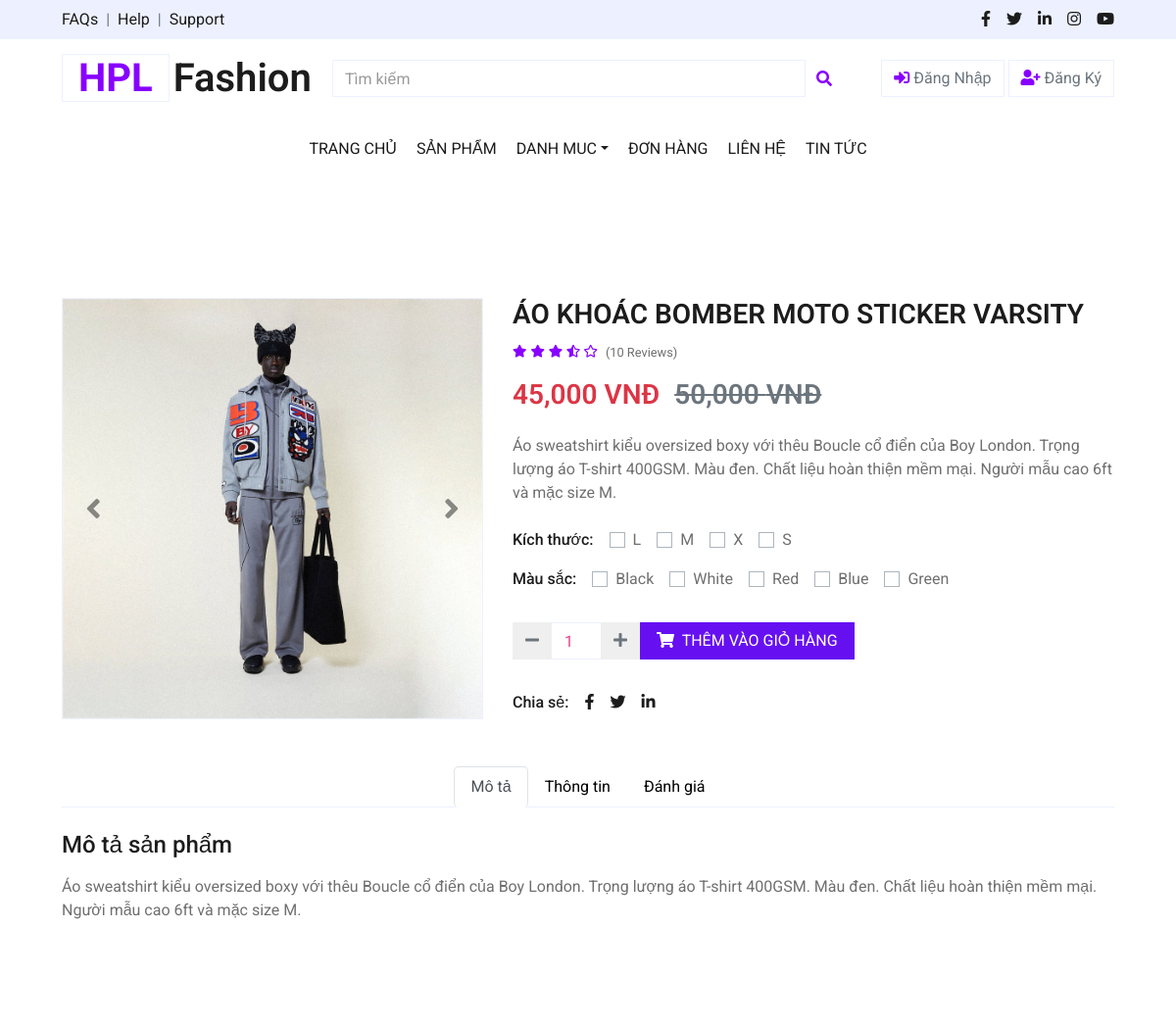
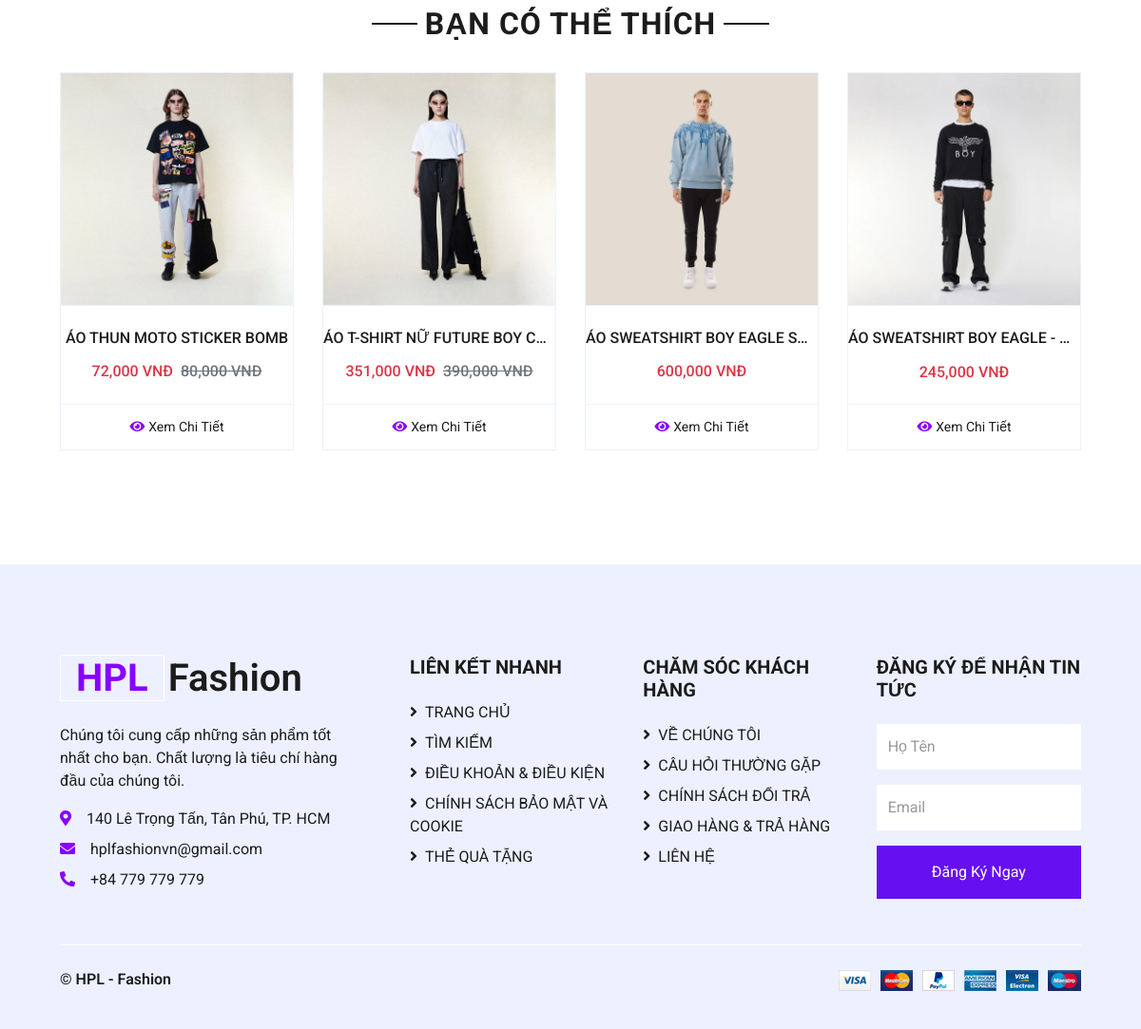
Page /views/detail.php?id=1 on the committed database (2 pictures, top to bottom).
### tables this page shows
CREATE TABLE `products` (
  `product_id` int NOT NULL,
  `product_name` varchar(255) NOT NULL,
  `price` int NOT NULL,
  `category_id` int DEFAULT NULL,
  `subcategory_id` int NOT NULL,
  `image` varchar(255) DEFAULT NULL,
  `image2` varchar(255) DEFAULT NULL,
  `image3` varchar(255) DEFAULT NULL,
  `description` varchar(255) DEFAULT NULL,
  `size` text,
  `discount` int DEFAULT '0',
  `type_id` int DEFAULT NULL,
  `view_count` int DEFAULT '0',
  `created_at` datetime DEFAULT CURRENT_TIMESTAMP
);

### config/Database.php (called while the page is built, shortened)
<?php
class Database {
    private static $servername = "localhost";
    private static $username = "root";
    private static $password = "";
    private static $dbname = "shopthoitrang";
    private static $conn = null;
    public static function getConnection() {
        if (self::$conn === null) {
            self::$conn = new mysqli(self::$servername, self::$username, self::$password, self::$dbname);
        }
        return self::$conn;
    }
    public static function query($sql) {
        $conn = self::getConnection();
        return $conn->query($sql);
    }
}
?>

### views/detail.php (the view, shortened to what this page needs)
<?php
include('../config/database.php');
$product_id = isset($_GET['id']) ? $_GET['id'] : 0;
$query = "SELECT * FROM products WHERE product_id = $product_id";
$result = Database::getConnection()->query($query);
$product = $result->fetch_assoc();
?>
<!DOCTYPE html>
<html lang="en">
<head>
    <link href="https://cdnjs.cloudflare.com/ajax/libs/font-awesome/5.10.0/css/all.min.css" rel="stylesheet">
    <link href="../css/style.css" rel="stylesheet">
</head>
<body>
    <?php include '../includes/header.php'; ?>
    <div class="container-fluid py-5">
        <div class="row px-xl-5">
            <div class="col-lg-5 pb-5">
                <div id="product-carousel" class="carousel slide" data-ride="carousel">
                    <div class="carousel-inner border">
                        <div class="carousel-item active">
                            <img class="w-100 h-100" src="../assets/img_product/<?= $product['image'] ?>" alt="Image">
                        </div>
                    </div>
                    <a class="carousel-control-prev" href="#product-carousel" data-slide="prev">
                        <i class="fa fa-2x fa-angle-left text-dark"></i>
                    </a>
                    <a class="carousel-control-next" href="#product-carousel" data-slide="next">
                        <i class="fa fa-2x fa-angle-right text-dark"></i>
                    </a>
                </div>
            </div>
            <div class="col-lg-7 pb-5">
                <h3 class="font-weight-semi-bold"><?= $product['product_name'] ?></h3>
                <div class="d-flex mb-3">
                    <div class="text-primary mr-2">
                        <small class="fas fa-star"></small>
                        <small class="fas fa-star"></small>
                        <small class="fas fa-star"></small>
                        <small class="fas fa-star-half-alt"></small>
                        <small class="far fa-star"></small>
                    </div>
                    <small class="pt-1">(10 Reviews)</small>
                </div>
                <h3 class="font-weight-semi-bold mb-4">
                    <?php
                    $discount = $product['discount'] ?? 0;
                    $discounted_price = $product['price'] * (1 - $discount / 100);
                    ?>
                    <span class="text-danger"><?= number_format($discounted_price) ?> VNĐ</span>
                    <?php if ($discount > 0): ?>
                        <span class="text-muted ml-2"><del><?= number_format($product['price']) ?> VNĐ</del></span>
                    <?php endif; ?>
                </h3>
                <p class="mb-4"><?= $product['description'] ?></p>
                <form method="POST" id="addToCartForm">
                <?php
                    $product_id = $product['product_id'];
                    $sizeString = Database::query("SELECT size FROM products WHERE product_id = $product_id")->fetch_assoc()['size'];
                    $sizes = !empty($sizeString) ? explode(',', $sizeString) : [];
                    ?>
                    <div class="d-flex mb-3">
                        <p class="text-dark font-weight-medium mb-0 mr-3">Kích thước:</p>
                        <?php if ($sizes): ?>
                            <?php foreach ($sizes as $index => $size): ?>
                                <div class="custom-control custom-checkbox custom-control-inline">
                                    <label class="custom-control-label" for="size-<?= $index ?>"><?= trim($size) ?></label>
                                </div>
                            <?php endforeach; ?>
                        <?php else: ?>
                            <p class="text-muted">Không có kích thước nào để chọn.</p>
                        <?php endif; ?>
                    </div>
                    <div class="d-flex mb-4">
                        <p class="text-dark font-weight-medium mb-0 mr-3">Màu sắc:</p>
                        <div class="custom-control custom-radio custom-control-inline">
                            <label class="custom-control-label" for="color-1">Black</label>
                        </div>
                        <div class="custom-control custom-radio custom-control-inline">
                            <label class="custom-control-label" for="color-2">White</label>
                        </div>
                        <div class="custom-control custom-radio custom-control-inline">
                            <label class="custom-control-label" for="color-3">Red</label>
                        </div>
                        <div class="custom-control custom-radio custom-control-inline">
                            <label class="custom-control-label" for="color-4">Blue</label>
                        </div>
                        <div class="custom-control custom-radio custom-control-inline">
                            <label class="custom-control-label" for="color-5">Green</label>
                        </div>
                    </div>
                    <div class="d-flex align-items-center mb-4 pt-2">
                        <div class="input-group" style="width: 130px;">
                            <div class="input-group-prepend">
                                <button class="btn btn-outline-secondary" type="button" onclick="decrementQuantity()">
                                    <i class="fa fa-minus"></i>
                                </button>
                            </div>
                            <input type="number" class="form-control text-center" name="quantity" id="quantity" value="1" min="1" required>
                            <div class="input-group-append">
                                <button class="btn btn-outline-secondary" type="button" onclick="incrementQuantity()">
                                    <i class="fa fa-plus"></i>
                                </button>
                            </div>
                        </div>
                        <br>
                        <button class="btn btn-primary px-3" type="submit">
                            <i class="fa fa-shopping-cart mr-1"></i> THÊM VÀO GIỎ HÀNG
                        </button>
                    </div>
                </form>
                <div class="d-flex pt-2">
                    <p class="text-dark font-weight-medium mb-0 mr-2">Chia sẻ:</p>
                    <div class="d-inline-flex">
                        <a class="text-dark px-2" href="">
                            <i class="fab fa-facebook-f"></i>
                        </a>
                        <a class="text-dark px-2" href="">
                            <i class="fab fa-twitter"></i>
                        </a>
                        <a class="text-dark px-2" href="">
                            <i class="fab fa-linkedin-in"></i>
                        </a>
                    </div>
                </div>
            </div>
        </div>
        <div class="row px-xl-5">
            <div class="col">
                <div class="nav nav-tabs justify-content-center border-secondary mb-4">
                    <a class="nav-item nav-link active" data-toggle="tab" href="#tab-pane-1">Mô tả</a>
                    <a class="nav-item nav-link" data-toggle="tab" href="#tab-pane-2">Thông tin</a>
                    <a class="nav-item nav-link" data-toggle="tab" href="#tab-pane-3">Đánh giá</a>
                </div>
                <div class="tab-content">
                    <div class="tab-pane fade show active" id="tab-pane-1">
                        <h4 class="mb-3">Mô tả sản phẩm</h4>
                        <p><?= $product['description'] ?></p>
                    </div>
                </div>
            </div>
        </div>
    </div>
    <div class="container-fluid py-5">
        <div class="text-center mb-4">
            <h2 class="section-title px-5"><span class="px-2">BẠN CÓ THỂ THÍCH</span></h2>
        </div>
        <div class="row px-xl-5">
            <?php
            $q1 = Database::query("SELECT products.*, categories.category_name
                                    FROM products
                                    JOIN categories ON products.category_id = categories.category_id
                                    ORDER BY RAND() LIMIT 4");
            while ($r1 = $q1->fetch_array()) {
                $imagePath = (substr($r1['image'], 0, 4) == 'http') ? $r1['image'] : '../assets/img_product/' . $r1['image'];
                $discount = $r1['discount'];
                $discounted_price = $r1['price'] * (1 - $discount / 100);
            ?>
                <div class="col-lg-3 col-md-4 col-sm-6 mb-4">
                    <div class="card product-item border-0">
                        <div class="card-header product-img position-relative overflow-hidden bg-transparent border p-0">
                            <img class="img-fluid w-100" src="<?= $imagePath ?>" alt="<?= $r1['product_name'] ?>">
                        </div>
                        <div class="card-body border-left border-right text-center p-0 pt-4 pb-3">
                            <h6 class="text-truncate mb-3"><?= $r1['product_name'] ?></h6>
                            <div class="d-flex justify-content-center">
                                <h6 class="text-danger"><?= number_format($discounted_price) ?> VNĐ</h6>
                                <?php if ($discount > 0): ?>
                                    <h6 class="text-muted ml-2"><del><?= number_format($r1['price']) ?> VNĐ</del></h6>
                                <?php endif; ?>
                            </div>
                        </div>
                        <div class="card-footer d-flex justify-content-center bg-light border">
                            <a href="detail.php?id=<?= $r1['product_id'] ?>" class="btn btn-sm text-dark p-0">
                                <i class="fas fa-eye text-primary mr-1"></i>Xem Chi Tiết
                            </a>
                        </div>
                    </div>
                </div>
            <?php } ?>
        </div>
    </div>
    <?php include '../includes/footer.php'; ?>
</body>
</html>

### rows in the picture
products: image (picture), product_name "ÁO KHOÁC BOMBER MOTO STICKER VARSITY", discounted_price "45,000", price "50,000", description "Áo sweatshirt kiểu oversized boxy với thêu Boucle cổ điển của Boy London. Trọng lượng áo T-shirt 400GSM. Màu đen. Chất liệu hoàn thiện mềm mại. Người mẫu cao 6ft và mặc size M."
products: image (picture), product_name "ÁO THUN MOTO STICKER BOMB", discounted_price "72,000", price "80,000"
products: image (picture), product_name "ÁO T-SHIRT NỮ FUTURE BOY C…", discounted_price "351,000", price "390,000"
products: image (picture), product_name "ÁO SWEATSHIRT BOY EAGLE S…", discounted_price "600,000"
products: image (picture), product_name "ÁO SWEATSHIRT BOY EAGLE -…", discounted_price "245,000"

### other values in the picture
$size "L"
$size "M"
$size "X"
$size "S"
